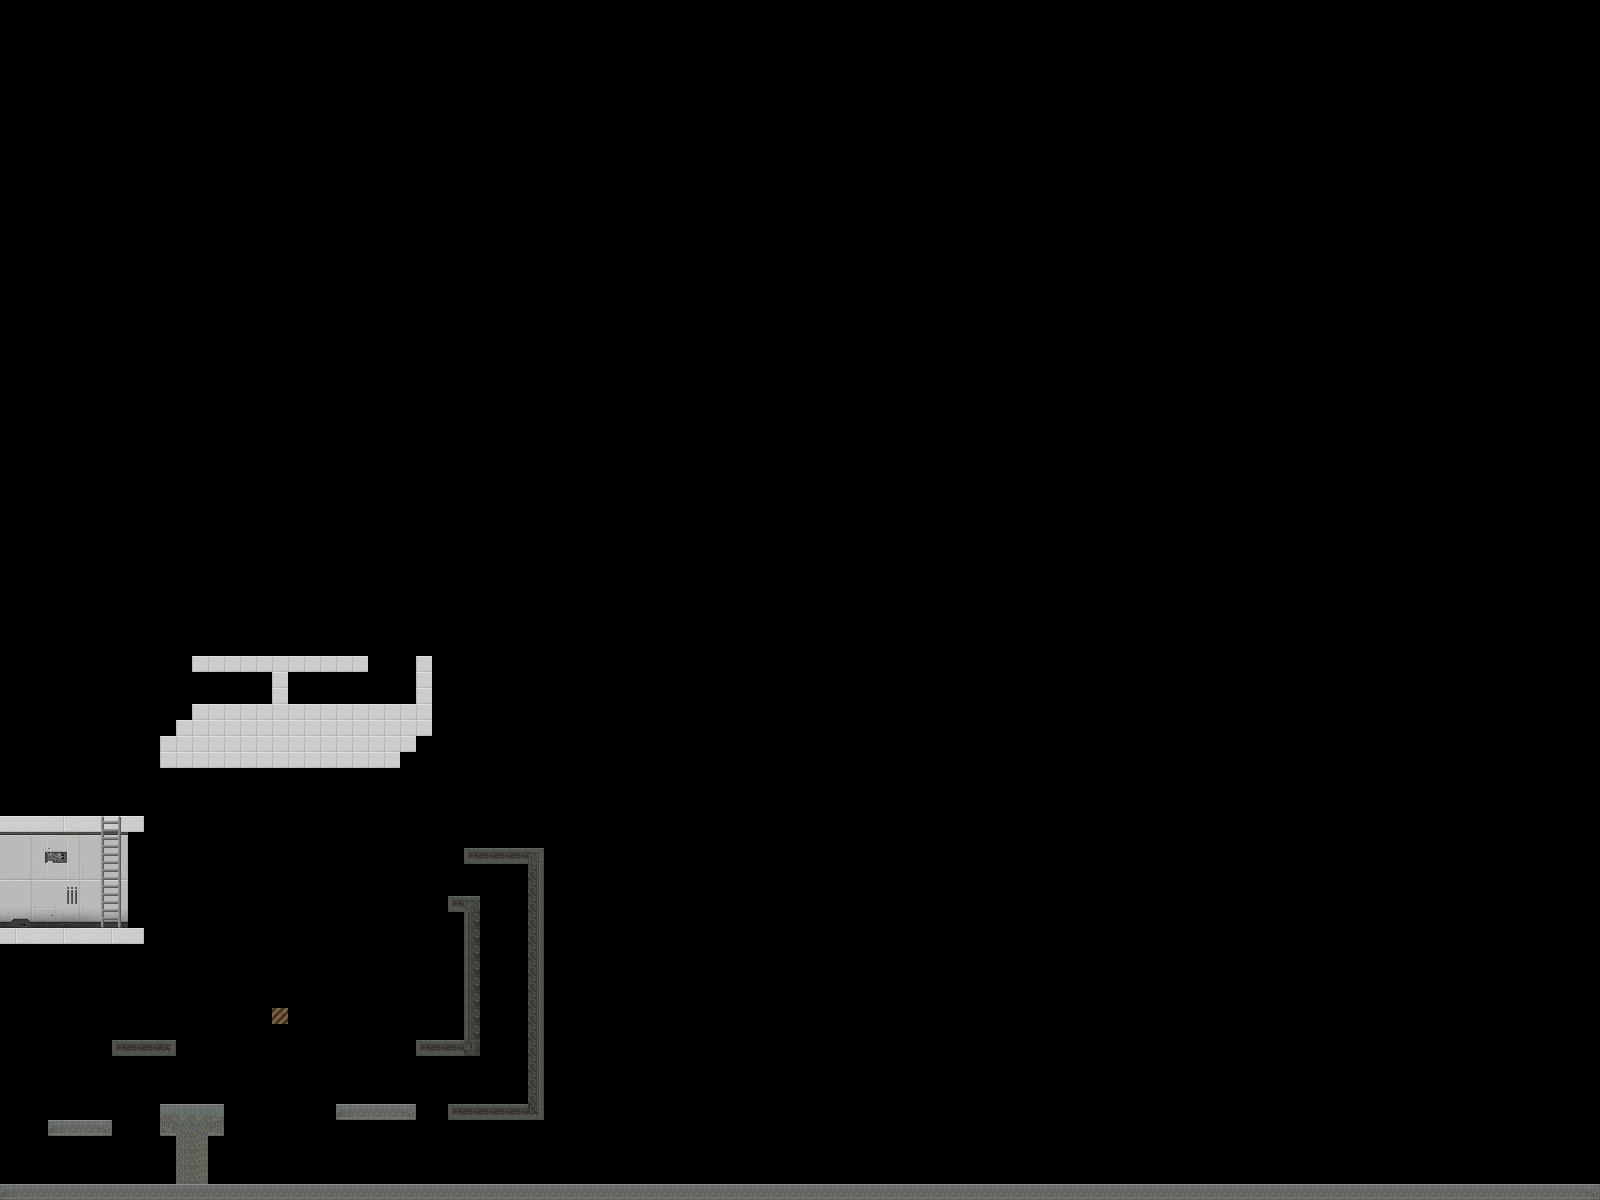

This is a level from a 2D game, rendered from its Tiled map with the project's own tilesets. A one-line summary and the map file follow, with tile-layer data summarised:
An orthogonal 100x75 tile map with 16x16 px tiles, 2 tile layers (Tile Layer 1, Tile Layer 2).

<map version="1.2" tiledversion="1.3.3" orientation="orthogonal" renderorder="right-down" width="100" height="75" tilewidth="16" tileheight="16" infinite="0" nextlayerid="3" nextobjectid="1">
 <tileset firstgid="1" source="scifi_platformTiles_16x16.tsx" />
 <layer id="1" name="Tile Layer 1" width="100" height="75">
  <data>[7500 cells, 264 non-empty, 41 distinct tile ids]</data>
 </layer>
 <layer id="2" name="Tile Layer 2" width="100" height="75">
  <data>[7500 cells, 57 non-empty, 57 distinct tile ids]</data>
 </layer>
</map>
